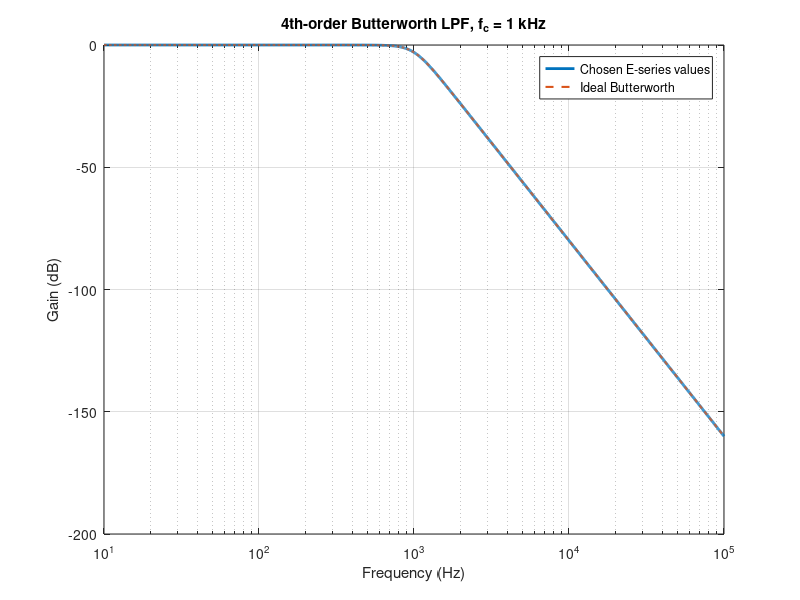

The MATLAB script that drew this image:
% Transfer-function model of the two Sallen-Key stages vs. an ideal 4th-order Butterworth
% Unity-gain Sallen-Key LPF: H(s) = 1 / (R1 R2 C1 C2 s^2 + C2 (R1+R2) s + 1)
fc = 1e3; w0 = 2*pi*fc;
R1a=6.81e3; R2a=36.5e3; C1a=15e-9; C2a=6.8e-9;   % stage A
R1b=12.1e3; R2b=43.2e3; C1b=22e-9; C2b=2.2e-9;   % stage B
sk = @(R1,R2,C1,C2) tf(1,[R1*R2*C1*C2, C2*(R1+R2), 1]);
Ha = sk(R1a,R2a,C1a,C2a); Hb = sk(R1b,R2b,C1b,C2b); H = Ha*Hb;
[b,a] = butter(4, w0, 's'); Hbw = tf(b,a);
for s = {Ha,Hb}
    [wn,z] = damp(s{1}); fprintf('f0 = %.1f Hz, Q = %.4f\n', wn(1)/2/pi, 1/(2*z(1)));
end
f = logspace(1,5,2000); w = 2*pi*f;
g  = 20*log10(squeeze(abs(freqresp(H,w))));
gb = 20*log10(squeeze(abs(freqresp(Hbw,w))));
fprintf('Max deviation from ideal Butterworth up to 10 kHz: %.3f dB\n', max(abs(g(f<=1e4)-gb(f<=1e4))));
fprintf('-3 dB frequency: %.1f Hz\n', interp1(g, f, -3.0103));
semilogx(f,g,'LineWidth',2); hold on; semilogx(f,gb,'--','LineWidth',1.5); grid on
xlabel('Frequency (Hz)'); ylabel('Gain (dB)'); legend('Chosen E-series values','Ideal Butterworth');
title('4th-order Butterworth LPF, f_c = 1 kHz');
